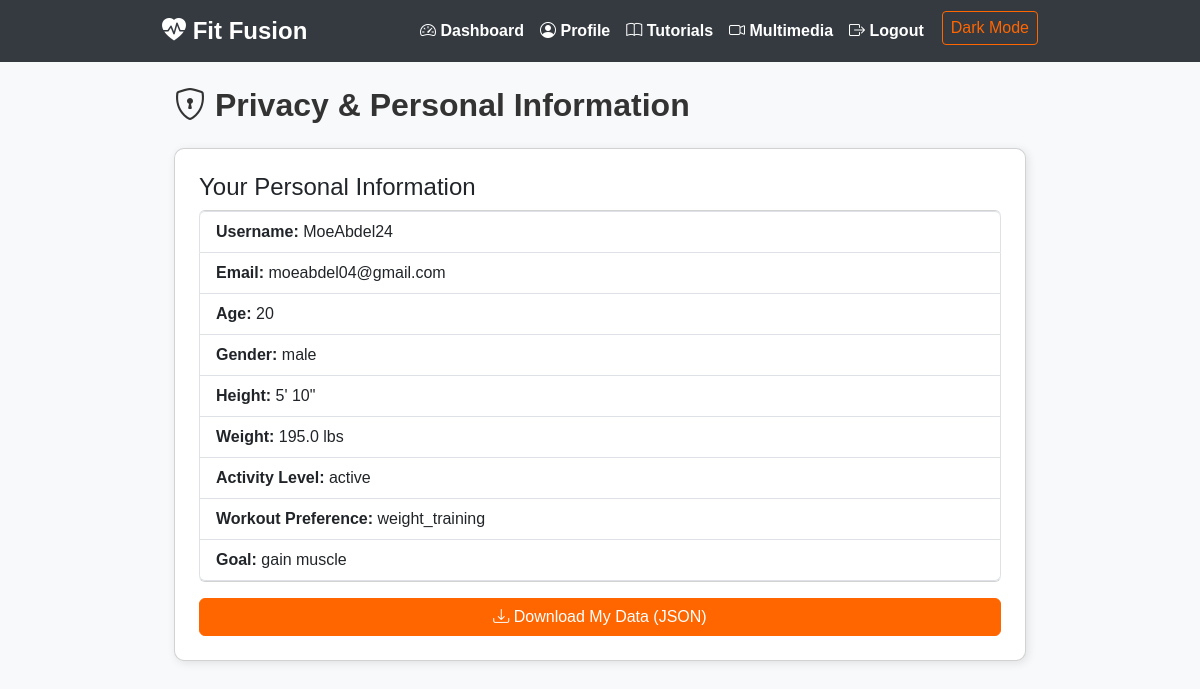
Screenshot of /privacy (signed in) with the database file from the repository.
### app.py (models this page shows)
class User(db.Model):
    id = db.Column(db.Integer, primary_key=True)
    username = db.Column(db.String(80), unique=True, nullable=False)
    email = db.Column(db.String(120), unique=True, nullable=False)
    password = db.Column(db.String(256), nullable=False)
    age = db.Column(db.Integer, nullable=False)
    gender = db.Column(db.String(10), nullable=False)
    height = db.Column(db.Float, nullable=False)  # Stored in meters
    weight = db.Column(db.Float, nullable=False)  # Stored in kg
    activity_level = db.Column(db.String(20), nullable=False)
    workout_preference = db.Column(db.String(20), nullable=True)
    goal = db.Column(db.String(50), nullable=True)

### app.py (the view)
@app.route('/privacy')
def privacy():
    if 'user_id' not in session:
        flash('Please log in to view privacy information.', 'warning')
        return redirect(url_for('login'))
    user = User.query.get(session['user_id'])
    return render_template('privacy.html', user=user)

### app.py (called while the page is built)
def height_to_feet_inches(meters):
    total_inches = round(meters / 0.0254)
    feet = total_inches // 12
    inches = total_inches % 12
    return f"{feet}' {inches}\""

### templates/privacy.html
{% extends "base.html" %}
{% block content %}
<div class="container mt-4">
  <h2 class="mb-4"><i class="bi bi-shield-lock"></i> Privacy & Personal Information</h2>
  <div class="card p-4">
    <h4>Your Personal Information</h4>
    <ul class="list-group">
      <li class="list-group-item"><strong>Username:</strong> {{ user.username }}</li>
      <li class="list-group-item"><strong>Email:</strong> {{ user.email }}</li>
      <li class="list-group-item"><strong>Age:</strong> {{ user.age }}</li>
      <li class="list-group-item"><strong>Gender:</strong> {{ user.gender }}</li>
      <li class="list-group-item"><strong>Height:</strong> {{ user.height | height_to_feet_inches }}</li>
      <li class="list-group-item"><strong>Weight:</strong> {{ (user.weight * 2.20462) | round(1) }} lbs</li>
      <li class="list-group-item"><strong>Activity Level:</strong> {{ user.activity_level }}</li>
      <li class="list-group-item"><strong>Workout Preference:</strong> {{ user.workout_preference }}</li>
      <li class="list-group-item"><strong>Goal:</strong> {{ user.goal }}</li>
    </ul>
    <a href="{{ url_for('download_data') }}" class="btn btn-primary mt-3">
      <i class="bi bi-download"></i> Download My Data (JSON)
    </a>
  </div>
</div>
{% endblock %}

### templates/base.html (style rules this page uses)
body { background-color: #f8f9fa; font-family: 'Arial', sans-serif; transition: background-color 0.3s, color 0.3s; }
.container { max-width: 900px; }
.card { box-shadow: 2px 2px 10px rgba(0, 0, 0, 0.1); border-radius: 10px; transition: background-color 0.3s, border-color 0.3s; }
.btn-primary { background-color: #ff6600; border-color: #ff6600; }
h2, h3 { font-weight: bold; color: #333; transition: color 0.3s; }

### rows the page displays
User: username "MoeAbdel24", email "moeabdel04@gmail.com", age "20", gender "male", height|height_to_feet_inches "5' 10\"", (user.weight*2.20462)|round(1) "195.0", activity_level "active", workout_preference "weight_training", goal "gain muscle"
